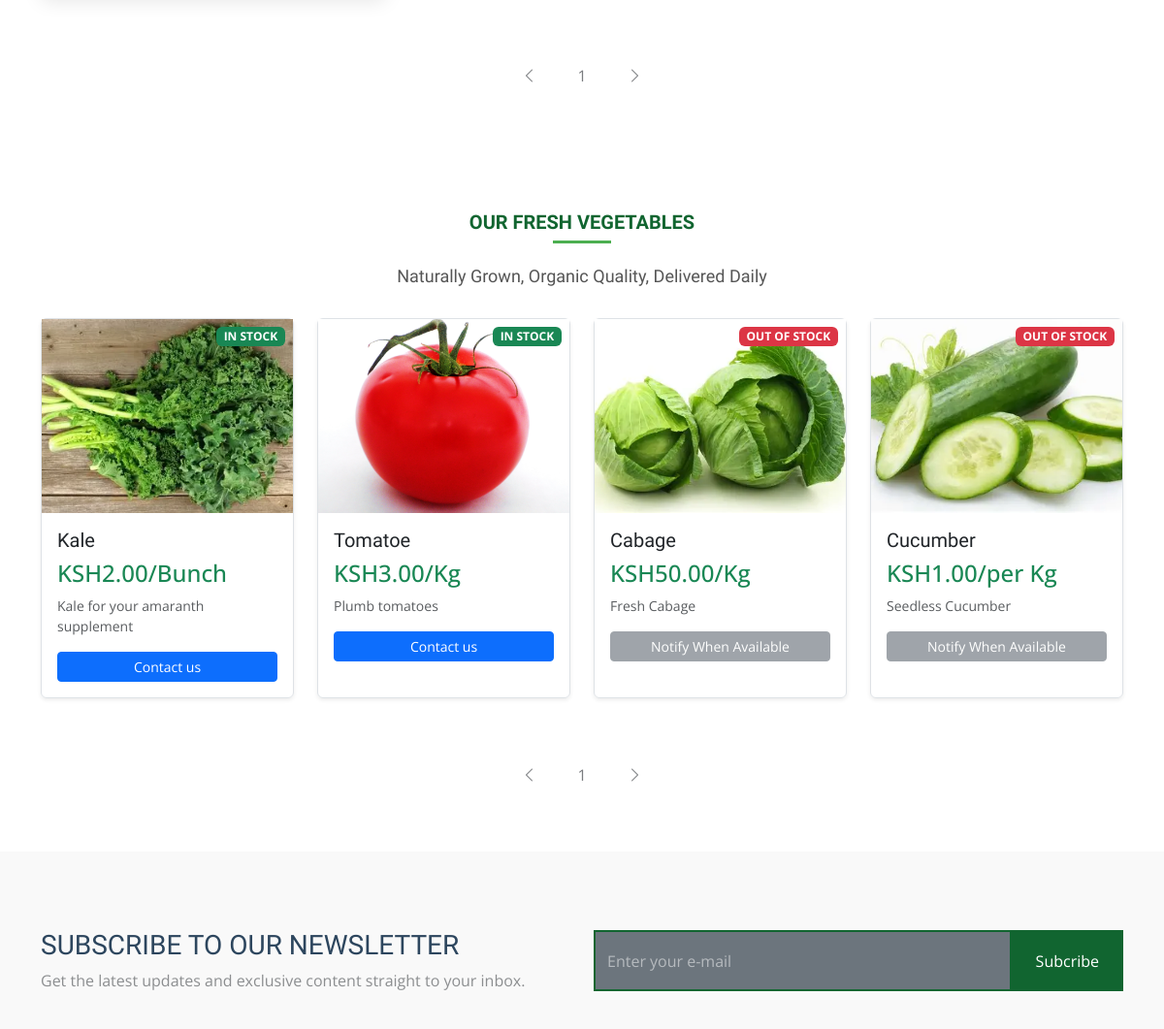
Page /videos/?page=2 (middle part) on the earlier database version.
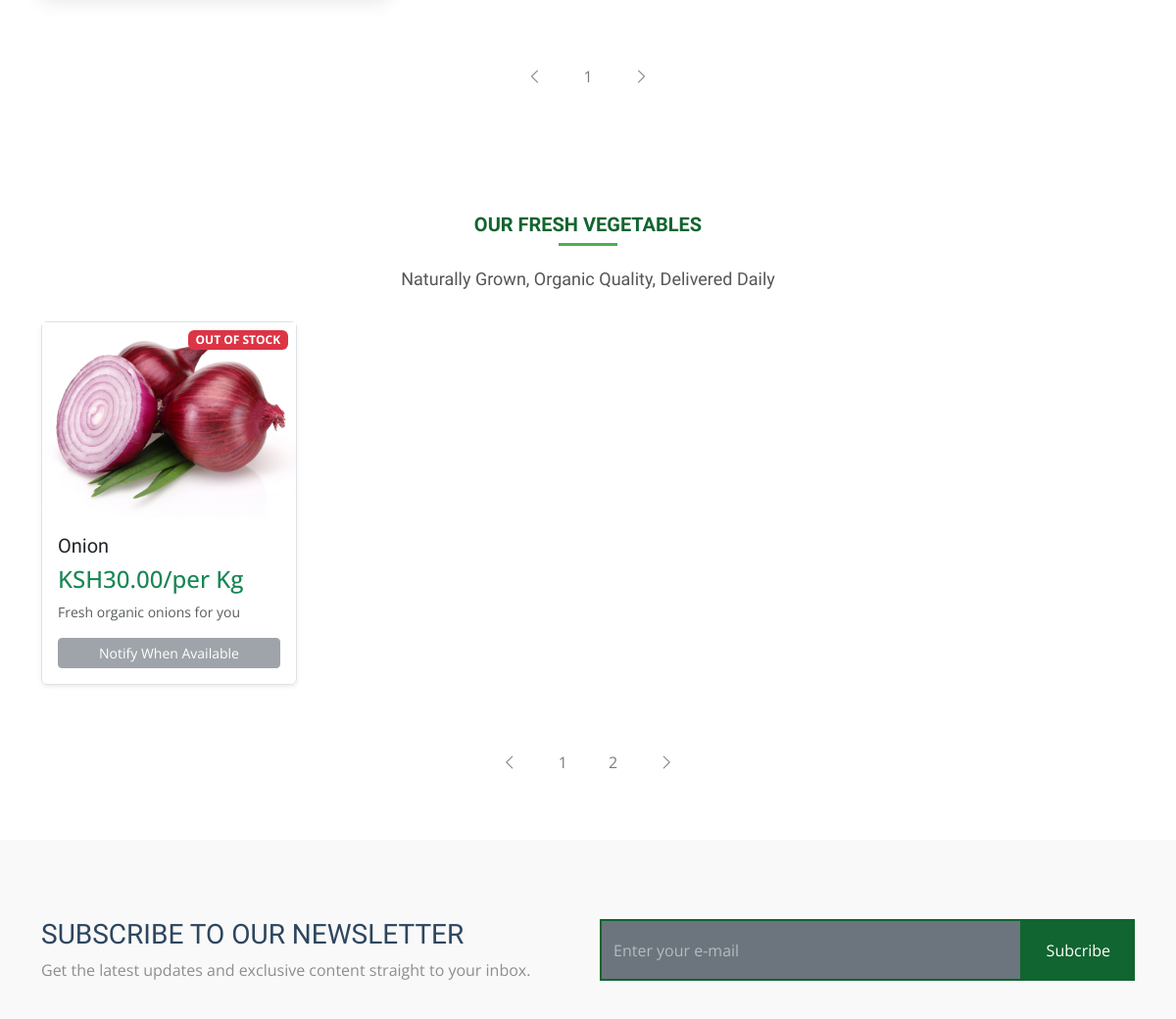
Same page on the later database version.
### sajeksApp/models.py (models this page shows, shortened)
class ProduceItem(models.Model):
    title = models.CharField(max_length=150, verbose_name="Product Name", help_text="e.g., Organic Cherry Tomatoes")
    slug = models.SlugField(unique=True, max_length=150, blank=True, help_text="Automatically generated from the title.")
    description = models.TextField(verbose_name="Full Description",help_text="Detailed information about the produce, growing method, and benefits.")
    price = models.DecimalField(max_digits=8, decimal_places=2, verbose_name="Price (Kenya Shilling)",help_text="The price per unit (e.g., per Kg or per bunch).")
    unit_of_sale = models.CharField(max_length=50, default='per Kg',help_text="e.g., 'per Kg', 'per Bunch', 'per Box'")
    is_available = models.BooleanField(default=True, verbose_name="In Stock")
    image = models.ImageField(upload_to='produce_images/', null=True, blank=True,verbose_name="Product Image")
    created_on = models.DateTimeField(auto_now_add=True)
    updated_on = models.DateTimeField(auto_now=True)
    class Meta:
        verbose_name = "Produce Item"
        verbose_name_plural = "Produce Items"
        ordering = ['-is_available', 'title'] # Prioritize available items

### sajeksApp/views.py (the view)
# urls.py: path('videos/', views.videos, name='videos'),
def videos(request):
    homevideo = Homevideo.objects.all()
    contact = adminContact.objects.first()
    paging = paginate_queryset(request, homevideo, items_per_page=9)
    subscribtion_form = SubscribtionForm()
    msg_countig = Contact.objects.filter(status =True)
    message_count = msg_countig.count()
    produce_items = ProduceItem.objects.all()
    products = paginate_queryset(request, produce_items, items_per_page=8)
    context = {
        'admincontact':contact,
        'homevideos':paging,
        'sub_form': subscribtion_form,
        'message_count':message_count,
        'produce_items':products
    }
    return render(request, 'sajeksApp/videos/videos.html', context)

### sajeksApp/forms.py
class TestimonialForm(forms.ModelForm):
    rating = forms.IntegerField(
        label='Rate Your Experience (1 to 5 Stars)',
        widget=forms.RadioSelect(choices=[
            (1, '⭐'),
            (2, '⭐⭐'),
            (3, '⭐⭐⭐'),
            (4, '⭐⭐⭐⭐'),
            (5, '⭐⭐⭐⭐⭐')
        ]),
        initial=5,
    )
    class Meta:
        model = Testimonial
        fields = ['full_name', 'rating', 'message', 'image']
        widgets = {
            'full_name': forms.TextInput(attrs={'class': 'form-control form-control-lg', 'placeholder': 'Your Full Name'}),
            'message': forms.Textarea(attrs={'class': 'form-control', 'rows': 6, 'placeholder': 'Share your detailed experience here...'}),
            'image': forms.FileInput(attrs={'class': 'form-control'}), # File inputs need form-control
        }

class SubscribtionForm(forms.ModelForm):
    class Meta:
        model = Subscribtion
        fields = ['email']
        widgets = {
            'email': forms.EmailInput(attrs={
                'class': 'form-control h-100 bg-secondary',
                'placeholder': 'Enter your e-mail',
            }),
        }

### sajeksApp/templates/sajeksApp/videos/videos.html (shortened to what this page needs)
{% extends 'sajeksApp/base/base.html' %}
{% load static %}
{% block content %}
<section id="blog-posts-2" class="blog-posts-2 section">
</section>
<section id="blog-pagination" class="blog-pagination section">
    <div class="container">
        <div class="d-flex justify-content-center">
            <ul>
                {% if homevideos.has_previous %}
                    <li><a href="?page={{ homevideos.previous_page_number }}"><i class="bi bi-chevron-left"></i></a></li>
                {% else %}
                    <li class="disabled"><a href="#"><i class="bi bi-chevron-left"></i></a></li>
                {% endif %}
                {% for i in homevideos.paginator.page_range %}
                    {% if homevideos.number == i %}
                        <li class="active"><a href="#">{{ i }}</a></li>
                    {% else %}
                        <li><a href="?page={{ i }}">{{ i }}</a></li>
                    {% endif %}
                {% endfor %}
                {% if homevideos.has_next %}
                    <li><a href="?page={{ homevideos.next_page_number }}"><i class="bi bi-chevron-right"></i></a></li>
                {% else %}
                    <li class="disabled"><a href="#"><i class="bi bi-chevron-right"></i></a></li>
                {% endif %}
            </ul>
        </div>
    </div>
</section>
{% include 'sajeksApp/base/product_base.html' %}
{% include 'sajeksApp/base/pagination_base.html' %}
{% endblock %}

### sajeksApp/templates/sajeksApp/base/product_base.html (shortened to what this page needs)
{% load mathfilters %}
<section id="produce-catalog" class="services section">
    <div class="container section-title" data-aos="fade-up">
        <h2>OUR FRESH VEGETABLES</h2>
        <p>Naturally Grown, Organic Quality, Delivered Daily</p>
    </div>
    <div class="content">
        <div class="container">
            <div class="row g-4">
                {% for product in produce_items %}
                <div class="col-lg-3 col-md-6" data-aos="fade-up" data-aos-delay="{{ forloop.counter0|mul:100 }}">
                    <div class="product-item product-card h-100 shadow-sm border rounded">
                        <div class="product-image-container position-relative overflow-hidden" style="height: 200px;">
                            {% if product.is_available %}
                                <span class="badge bg-success position-absolute top-0 end-0 m-2 z-index-1" style="z-index: 10;">IN STOCK</span>
                            {% else %}
                                <span class="badge bg-danger position-absolute top-0 end-0 m-2 z-index-1" style="z-index: 10;">OUT OF STOCK</span>
                            {% endif %}
                            <a href="{{ product.image.url }}"
                               class="glightbox"
                               data-gallery="produceGallery"
                               data-caption="{{ product.title }} | {{ product.description|truncatewords:10 }}">
                                <img src="{{ product.image.url }}"
                                     alt="{{ product.title }}"
                                     class="img-fluid w-100 h-100"
                                     style="object-fit: cover; cursor: pointer; transition: transform 0.3s ease;">
                            </a>
                        </div>
                        <div class="product-item-content p-3 d-flex flex-column">
                            <h3 class="product-heading h5 mb-2">{{ product.title }}</h3>
                            <div class="d-flex justify-content-between align-items-center mb-2">
                                {% if product.price %}
                                    <p class="h4 text-success m-0">KSH{{ product.price }}/{{product.unit_of_sale}}</p>
                                {% endif %}
                            </div>
                            <p class="text-muted small mb-3 flex-grow-1">
                                {{ product.description|truncatewords:10 }}
                            </p>
                            {% if product.is_available %}
                                <a href="{% url 'contact' %}" class="btn btn-primary btn-sm w-100 mt-auto">Contact us</a>
                            {% else %}
                                <button class="btn btn-secondary btn-sm w-100 mt-auto" disabled>Notify When Available</button>
                            {% endif %}
                        </div>
                    </div>
                </div>
                {% endfor %}
            </div>
        </div>
    </div>
</section>

Differences in the rows shown:
no longer on this page (row edited): ProduceItem: is_available "IN STOCK", image (picture), title "Kale", price "2.00", unit_of_sale "Bunch", description "Kale for your amaranth supplement"
no longer on this page (row edited): ProduceItem: is_available "IN STOCK", image (picture), title "Tomatoe", price "3.00", unit_of_sale "Kg", description "Plumb tomatoes"
no longer on this page (row unchanged): ProduceItem: is_available "OUT OF STOCK", image (picture), title "Cabage", price "50.00", unit_of_sale "Kg", description "Fresh Cabage"
no longer on this page (row edited): ProduceItem: is_available "OUT OF STOCK", image (picture), title "Cucumber", price "1.00", unit_of_sale "per Kg", description "Seedless Cucumber"
added ProduceItem: is_available "OUT OF STOCK", image (picture), title "Onion", price "30.00", unit_of_sale "per Kg", description "Fresh organic onions for you"
Other differences:
list line gone: "1"
new list line: "1"
new list line: "2"
